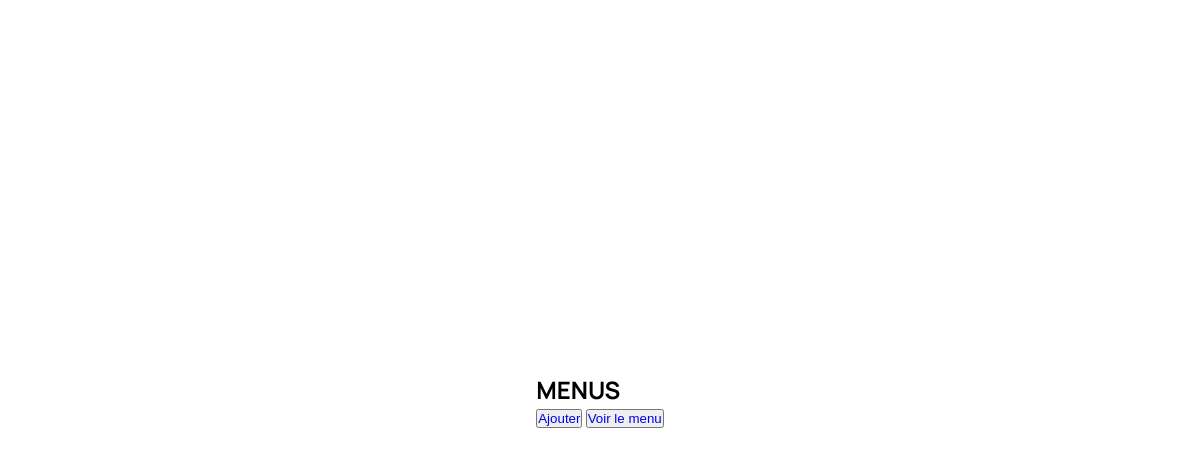
The app's page /Mairie/HTML_Liste_Menu.php, older data.
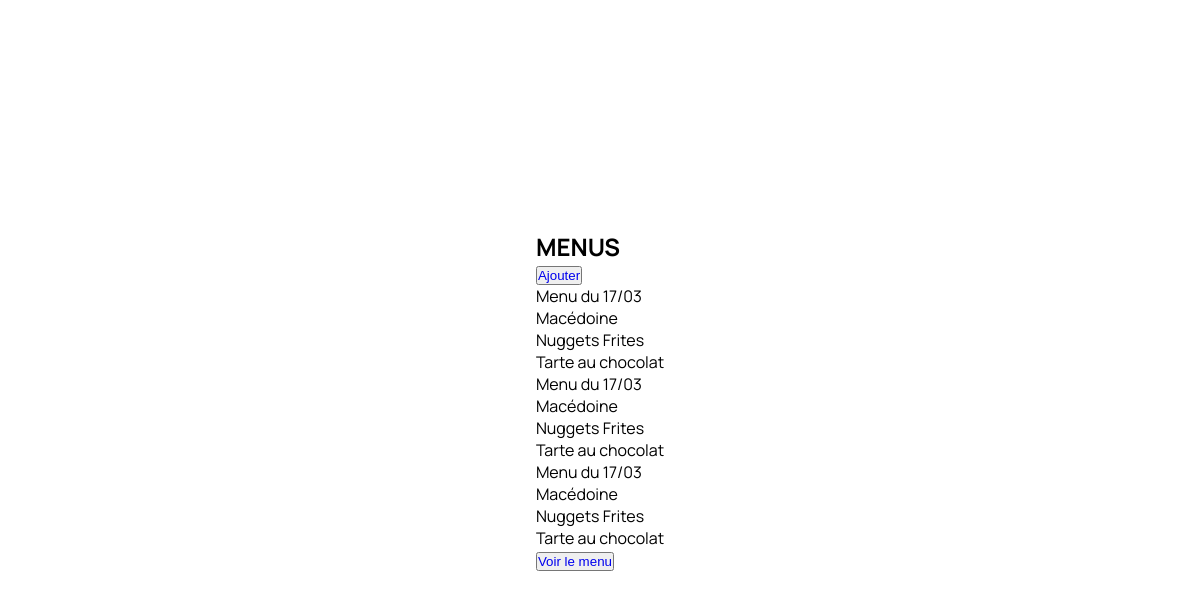
The same page, newer data.
### tables this page shows
CREATE TABLE `menu` (
  `id` int NOT NULL,
  `entree` varchar(255) DEFAULT NULL,
  `plat` varchar(255) DEFAULT NULL,
  `dessert` varchar(255) DEFAULT NULL,
  `nom_menu` varchar(255) DEFAULT NULL
);

### Mairie/HTML_Liste_Menu.php (the view, shortened to what this page needs)
<!DOCTYPE html>
<html lang="fr">
<head>
    <link rel="stylesheet" href="./globals.css">
</head>
<body>
    <div class="liste_menus">
        <h2>MENUS</h2>
        <button><a href="../HTML_Menu_create.php">Ajouter</a></button>
        <?php
            require_once '../bdd.php';
            $sql = "SELECT * FROM menu";
            $req = $connexion->query($sql);
            while($rep = $req->fetch()){
                echo "<p>" . htmlspecialchars($rep['nom_menu']) ."</p>";
                echo "<p>" . htmlspecialchars($rep['entree']) ."</p>";
                echo "<p>" . htmlspecialchars($rep['plat']) . "</p>";
                echo "<p>" . htmlspecialchars($rep['dessert']) ."</p>";
            }
            echo "<button><a href='../Mairie/HTML_Menu_read.php'>Voir le menu</a></button>";
        ?>
    </div>
</body>
</html>

### CSS/globals.css (style rules this page uses)
:root { --primary: #FFFFFF; --secondary: #335533; --background: #000000; --font-family: 'Manrope', sans-serif; --spacing-xs: 0.25rem; --spacing-sm: 0.5rem; --spacing-md: 1rem; --spacing-lg: 2rem; --spacing-xl: 4rem; --radius-sm: 4px; --radius-md: 8px; --radius-lg: 16px; --shadow-sm: 0 1px 3px rgba(0,0,0,0.12); --shadow-md: 0 4px 6px rgba(0,0,0,0.1); --shadow-lg: 0 10px 15px rgba(0,0,0,0.1); }
* { margin: 0; padding: 0; box-sizing: border-box; text-decoration: none; list-style: none; }
body { display: flex; flex-direction: column; justify-content: center; align-items: center; height: 100vh; font-family: var(--font-family); }

Row changes from the older to the newer data that the page shows:
added menu: nom_menu "Menu du 17/03", entree "Macédoine", plat "Nuggets Frites", dessert "Tarte au chocolat"
added menu: nom_menu "Menu du 17/03", entree "Macédoine", plat "Nuggets Frites", dessert "Tarte au chocolat"
added menu: nom_menu "Menu du 17/03", entree "Macédoine", plat "Nuggets Frites", dessert "Tarte au chocolat"
